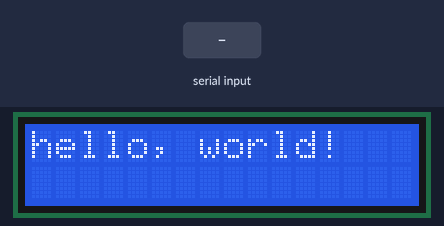
Bench run of a sketch on a simulated Arduino Uno, built with avr-gcc and run on an emulated ATmega328P. Shown: 16×2 character LCD. Inputs (shaded band) come from the test bench. What the sketch prints to the serial monitor is not drawn.

Above: at 1.2 s.
1.3 s: "1\n" received over Serial
At 1.9 s:
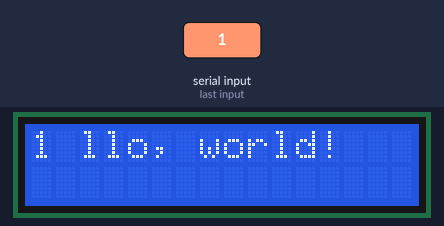
2.8 s: byte 10 ('\n') received over Serial
At 4.0 s:
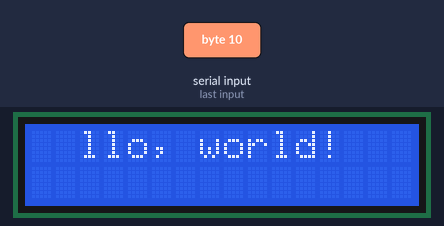
4.3 s: "0\n" received over Serial
At 5.4 s:
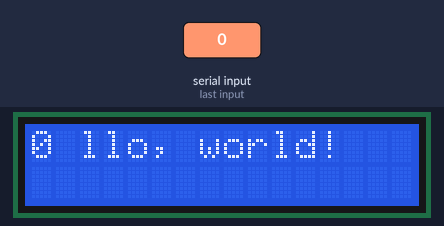
Timing chart, 0 to 7.3 s (numbered marks = the images above; inputs shaded):
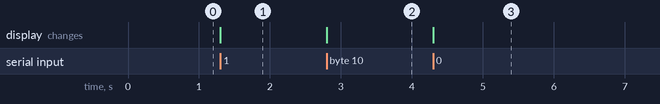

The sketch:

liquid.ino
```cpp
/*
  LiquidCrystal - Serial Port

 Demonstrates the use a 16x2 LCD display and Serial port. The LiquidCrystal
 library works with all LCD displays that are compatible with the
 Hitachi HD44780 driver. There are many of them out there, and you
 can usually tell them by the 16-pin interface.

 This sketch prints received a 16 char string by serial port, split
 it in 2 and print it on screen.

 Arduino must be connected by USB to a computer in order to receive
 data from serial port.

  The circuit:
 * LCD RS pin to digital pin 12
 * LCD Enable pin to digital pin 11
 * LCD D4 pin to digital pin 5
 * LCD D5 pin to digital pin 4
 * LCD D6 pin to digital pin 3
 * LCD D7 pin to digital pin 2
 * LCD R/W pin to ground
 * 10K resistor:
 * ends to +5V and ground
 * wiper to LCD VO pin (pin 3)


 This code is based on the Arduino demo code, more infos here

 http://www.arduino.cc/en/Tutorial/LiquidCrystal
 */

// include the library code:
#include <LiquidCrystal.h>

// initialize the library with the numbers of the interface pins
LiquidCrystal lcd(12, 11, 5, 4, 3, 2);
String content = "";

void setup() {
  // set up the LCD's number of columns and rows:
  lcd.begin(16, 2);

  // Print a message to the LCD.
  lcd.print("hello, world!");

  // Init console
  Serial.begin(9600);

}

void loop() {
  // set the cursor to column 0, line 1
  // (note: line 1 is the second row, since counting begins with 0):
  lcd.setCursor(0, 1);

  // Read data from serial
  readMessageFromSerial();

}

// Read data from serial
// If receive a message, print it
void readMessageFromSerial () {

  char character;

  while(Serial.available()) {

    // Read serial
    character = Serial.read();

    // Concat with already received datas
    content = content + character;

    // Process message when new line character is recieved
    if (character == '\n') {
        Serial.print("Message Received\n");

        // Set message on line 1
        lcd.setCursor(0, 0);
        lcd.print(content.substring(0,16));

        // Set line 2
        lcd.setCursor(0, 1);
        lcd.print(content.substring(16,32));

        // Clear recieved buffer
        content = "";

    }

  }

}
```

Measured:
- after the input at 1.3 s, the display: changes at once (image 1)
- after the input at 2.8 s, the display: changes at once (image 2)
- after the input at 4.3 s, the display: changes at once (image 3)
